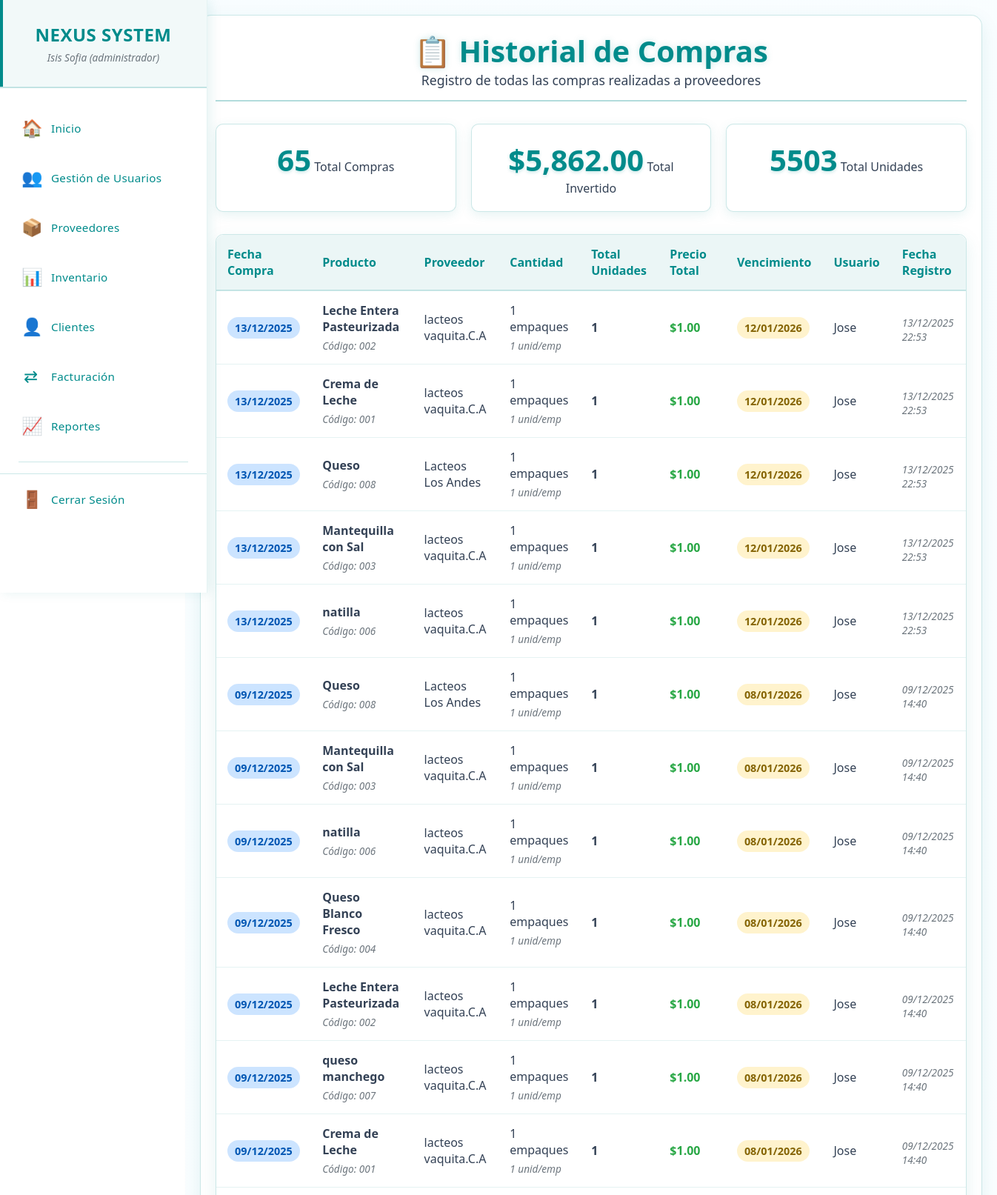
The app's page /historial_compras.php (signed in, upper part) with its own data.
### tables this page shows
CREATE TABLE `historial_compras` (
  `id_historial` int(11) NOT NULL,
  `id_compra` int(11) NOT NULL,
  `id_producto_proveedor` int(11) NOT NULL,
  `cantidad_empaques` int(11) NOT NULL,
  `unidades_empaque` int(11) NOT NULL,
  `total_unidades` int(11) NOT NULL,
  `precio_total` decimal(10,2) NOT NULL,
  `fecha_compra` date NOT NULL,
  `fecha_vencimiento` date NOT NULL,
  `usuario_id` int(11) NOT NULL,
  `fecha_registro` timestamp NOT NULL DEFAULT current_timestamp()
);

CREATE TABLE `productos_proveedor` (
  `id_producto_proveedor` int(11) NOT NULL,
  `codigo_producto` varchar(50) NOT NULL,
  `nombre` varchar(255) NOT NULL,
  `descripcion` text DEFAULT NULL,
  `id_categoria` int(11) NOT NULL,
  `id_subcategoria` int(11) DEFAULT NULL,
  `id_proveedor` int(11) NOT NULL,
  `precio_compra` decimal(10,2) NOT NULL,
  `unidad_medida` varchar(20) DEFAULT 'unidad',
  `fecha_compra` date DEFAULT NULL,
  `es_perecedero` tinyint(1) DEFAULT 0,
  `registro` timestamp NOT NULL DEFAULT current_timestamp(),
  `actualizacion` timestamp NOT NULL DEFAULT current_timestamp() ON UPDATE current_timestamp(),
  `estado` enum('activo','inactivo') DEFAULT 'activo'
);

CREATE TABLE `proveedores` (
  `id_proveedor` int(11) NOT NULL,
  `nombres` varchar(255) NOT NULL,
  `nombre_comercial` varchar(255) NOT NULL,
  `rif` varchar(20) NOT NULL,
  `telefono` varchar(20) DEFAULT NULL,
  `email` varchar(100) DEFAULT NULL,
  `direccion` text DEFAULT NULL,
  `estado` enum('activo','inactivo') DEFAULT 'activo',
  `registro` timestamp NOT NULL DEFAULT current_timestamp(),
  `actualizacion` timestamp NOT NULL DEFAULT current_timestamp() ON UPDATE current_timestamp()
);

CREATE TABLE `usuario` (
  `id_usuario` int(11) NOT NULL,
  `usuario` varchar(50) NOT NULL,
  `nombre` varchar(100) NOT NULL,
  `apellido` varchar(100) NOT NULL,
  `contraseña` varchar(255) NOT NULL,
  `id_rol` int(11) NOT NULL,
  `activo` tinyint(1) DEFAULT 1
);

### historial_compras.php (the view, shortened to what this page needs)
<?php
require_once 'menu.php';
try {
    $sql = "
        SELECT
            hc.*,
            pp.nombre as producto_nombre,
            pp.codigo_producto,
            p.nombre_comercial as proveedor_nombre,
            u.nombre as usuario_nombre
        FROM historial_compras hc
        JOIN productos_proveedor pp ON hc.id_producto_proveedor = pp.id_producto_proveedor
        JOIN proveedores p ON pp.id_proveedor = p.id_proveedor
        JOIN usuario u ON hc.usuario_id = u.id_usuario
        ORDER BY hc.fecha_registro DESC
    ";
    $stmt = $pdo->query($sql);
    $historial = $stmt->fetchAll(PDO::FETCH_ASSOC);
    $total_compras = count($historial);
    $total_invertido = array_sum(array_column($historial, 'precio_total'));
    $total_unidades = array_sum(array_column($historial, 'total_unidades'));
} catch (PDOException $e) {
    die("Error al consultar historial: " . $e->getMessage());
}
?>
<!DOCTYPE html>
<html lang="es">
<head>
    <link rel="stylesheet" href="css/proveedores.css">
</head>
<body>
   <main class="main-content">
        <div class="content-wrapper">
            <div class="container">
                <div class="header">
                    <h1>📋 Historial de Compras</h1>
                    <p>Registro de todas las compras realizadas a proveedores</p>
                </div>
                <div class="stats-container">
                    <div class="stat-card">
                        <span class="stat-number"><?php echo $total_compras; ?></span>
                        <span class="stat-label">Total Compras</span>
                    </div>
                    <div class="stat-card">
                        <span class="stat-number">$<?php echo number_format($total_invertido, 2); ?></span>
                        <span class="stat-label">Total Invertido</span>
                    </div>
                    <div class="stat-card">
                        <span class="stat-number"><?php echo $total_unidades; ?></span>
                        <span class="stat-label">Total Unidades</span>
                    </div>
                </div>
                <?php if ($total_compras > 0): ?>
                    <div class="table-container">
                        <table class="table">
                            <thead>
                                <tr>
                                    <th>Fecha Compra</th>
                                    <th>Producto</th>
                                    <th>Proveedor</th>
                                    <th>Cantidad</th>
                                    <th>Total Unidades</th>
                                    <th>Precio Total</th>
                                    <th>Vencimiento</th>
                                    <th>Usuario</th>
                                    <th>Fecha Registro</th>
                                </tr>
                            </thead>
                            <tbody>
                                <?php foreach ($historial as $row): ?>
                                    <tr>
                                        <td>
                                            <span class="badge badge-info">
                                                <?php echo date('d/m/Y', strtotime($row['fecha_compra'])); ?>
                                            </span>
                                        </td>
                                        <td>
                                            <strong><?php echo htmlspecialchars($row['producto_nombre']); ?></strong><br>
                                            <small>Código: <?php echo $row['codigo_producto']; ?></small>
                                        </td>
                                        <td><?php echo $row['proveedor_nombre']; ?></td>
                                        <td>
                                            <?php echo $row['cantidad_empaques']; ?> empaques<br>
                                            <small><?php echo $row['unidades_empaque']; ?> unid/emp</small>
                                        </td>
                                        <td style="font-weight: bold;">
                                            <?php echo $row['total_unidades']; ?>
                                        </td>
                                        <td style="font-weight: bold; color: #28a745;">
                                            $<?php echo number_format($row['precio_total'], 2); ?>
                                        </td>
                                        <td>
                                            <span class="badge badge-warning">
                                                <?php echo date('d/m/Y', strtotime($row['fecha_vencimiento'])); ?>
                                            </span>
                                        </td>
                                        <td><?php echo $row['usuario_nombre']; ?></td>
                                        <td>
                                            <small><?php echo date('d/m/Y H:i', strtotime($row['fecha_registro'])); ?></small>
                                        </td>
                                    </tr>
                                <?php endforeach; ?>
                            </tbody>
                        </table>
                    </div>
                <?php endif; ?>
            </div>
        </div>
    </main>
</body>
</html>

### css/menu.css (style rules this page uses)
* { margin: 0; padding: 0; box-sizing: border-box; }
body { font-family: 'Segoe UI', Tahoma, Geneva, Verdana, sans-serif; background: #ffffff; color: #334155; overflow-x: hidden; }
.main-content { flex: 1; margin-left: 280px; padding: 30px; background: #ffffff; min-height: 100vh; }

### css/proveedores.css (style rules this page uses)
* { margin: 0; padding: 0; box-sizing: border-box; }
.main-content { margin-left: 250px; min-height: 100vh; padding: 0; background: linear-gradient(135deg, #f8fdff 0%, #ffffff 100%); }
.content-wrapper { padding: 20px; color: #2b3139; width: 100%; }
.container { max-width: 1200px; margin: 0 auto; padding: 20px; background: #ffffff; border-radius: 15px; border: 1px solid rgba(0, 139, 139, 0.2); box-shadow: 0 8px 25px rgba(0, 139, 139, 0.1); }
.header { text-align: center; margin-bottom: 30px; padding-bottom: 15px; border-bottom: 2px solid rgba(0, 139, 139, 0.3); }
.header h1 { color: #008B8B; font-size: 2.5em; text-shadow: 0 0 10px rgba(0, 139, 139, 0.2); }
.header p { color: #334155; font-size: 1.1em; }
.stats-container { display: grid; grid-template-columns: repeat(auto-fit, minmax(200px, 1fr)); gap: 20px; margin-bottom: 30px; }
.stat-card { background: #ffffff; padding: 20px; border-radius: 10px; text-align: center; border: 1px solid rgba(0, 139, 139, 0.2); box-shadow: 0 4px 15px rgba(0, 139, 139, 0.1); transition: all 0.3s ease; }
.stat-number { font-size: 2.5em; font-weight: bold; color: #008B8B; text-shadow: 0 2px 4px rgba(0, 139, 139, 0.2); }
.stat-label { color: #334155; font-size: 1em; }
.table-container { width: 100%; overflow-x: auto; margin-bottom: 20px; border-radius: 10px; border: 1px solid rgba(0, 139, 139, 0.2); box-shadow: 0 8px 25px rgba(0, 139, 139, 0.1); }
.table { min-width: 1000px; width: 100%; background: #ffffff; border-radius: 10px; overflow: hidden; border-collapse: collapse; }
.table th { background: rgba(0, 139, 139, 0.08); color: #008B8B; padding: 15px; text-align: left; font-weight: 600; border-bottom: 2px solid rgba(0, 139, 139, 0.2); }
.table td { padding: 15px; border-bottom: 1px solid rgba(0, 139, 139, 0.1); color: #334155; vertical-align: middle; }
.badge { padding: 5px 10px; border-radius: 15px; font-size: 0.9em; font-weight: bold; display: inline-block; }
.badge-warning { background: rgba(255, 193, 7, 0.2); color: #856404; }
.badge-info { background: rgba(0, 123, 255, 0.2); color: #0056b3; }
small { display: block; margin-top: 5px; color: #6c757d; font-size: 0.85em; font-style: italic; }

### records on screen
historial_compras: fecha_compra "13/12/2025", id_producto_proveedor.nombre "Leche Entera Pasteurizada", id_producto_proveedor.codigo_producto "002", proveedores.nombre_comercial "lacteos vaquita.C.A", cantidad_empaques "1", unidades_empaque "1", total_unidades "1", precio_total "1.00", fecha_vencimiento "12/01/2026", usuario.nombre "Jose", fecha_registro "13/12/2025 22:53"
historial_compras: fecha_compra "13/12/2025", id_producto_proveedor.nombre "Crema de Leche", id_producto_proveedor.codigo_producto "001", proveedores.nombre_comercial "lacteos vaquita.C.A", cantidad_empaques "1", unidades_empaque "1", total_unidades "1", precio_total "1.00", fecha_vencimiento "12/01/2026", usuario.nombre "Jose", fecha_registro "13/12/2025 22:53"
historial_compras: fecha_compra "13/12/2025", id_producto_proveedor.nombre "Queso", id_producto_proveedor.codigo_producto "008", proveedores.nombre_comercial "Lacteos Los Andes", cantidad_empaques "1", unidades_empaque "1", total_unidades "1", precio_total "1.00", fecha_vencimiento "12/01/2026", usuario.nombre "Jose", fecha_registro "13/12/2025 22:53"
historial_compras: fecha_compra "13/12/2025", id_producto_proveedor.nombre "Mantequilla con Sal", id_producto_proveedor.codigo_producto "003", proveedores.nombre_comercial "lacteos vaquita.C.A", cantidad_empaques "1", unidades_empaque "1", total_unidades "1", precio_total "1.00", fecha_vencimiento "12/01/2026", usuario.nombre "Jose", fecha_registro "13/12/2025 22:53"
historial_compras: fecha_compra "13/12/2025", id_producto_proveedor.nombre "natilla", id_producto_proveedor.codigo_producto "006", proveedores.nombre_comercial "lacteos vaquita.C.A", cantidad_empaques "1", unidades_empaque "1", total_unidades "1", precio_total "1.00", fecha_vencimiento "12/01/2026", usuario.nombre "Jose", fecha_registro "13/12/2025 22:53"
historial_compras: fecha_compra "09/12/2025", id_producto_proveedor.nombre "Queso", id_producto_proveedor.codigo_producto "008", proveedores.nombre_comercial "Lacteos Los Andes", cantidad_empaques "1", unidades_empaque "1", total_unidades "1", precio_total "1.00", fecha_vencimiento "08/01/2026", usuario.nombre "Jose", fecha_registro "09/12/2025 14:40"
historial_compras: fecha_compra "09/12/2025", id_producto_proveedor.nombre "Mantequilla con Sal", id_producto_proveedor.codigo_producto "003", proveedores.nombre_comercial "lacteos vaquita.C.A", cantidad_empaques "1", unidades_empaque "1", total_unidades "1", precio_total "1.00", fecha_vencimiento "08/01/2026", usuario.nombre "Jose", fecha_registro "09/12/2025 14:40"
historial_compras: fecha_compra "09/12/2025", id_producto_proveedor.nombre "natilla", id_producto_proveedor.codigo_producto "006", proveedores.nombre_comercial "lacteos vaquita.C.A", cantidad_empaques "1", unidades_empaque "1", total_unidades "1", precio_total "1.00", fecha_vencimiento "08/01/2026", usuario.nombre "Jose", fecha_registro "09/12/2025 14:40"
historial_compras: fecha_compra "09/12/2025", id_producto_proveedor.nombre "Queso Blanco Fresco", id_producto_proveedor.codigo_producto "004", proveedores.nombre_comercial "lacteos vaquita.C.A", cantidad_empaques "1", unidades_empaque "1", total_unidades "1", precio_total "1.00", fecha_vencimiento "08/01/2026", usuario.nombre "Jose", fecha_registro "09/12/2025 14:40"
historial_compras: fecha_compra "09/12/2025", id_producto_proveedor.nombre "Leche Entera Pasteurizada", id_producto_proveedor.codigo_producto "002", proveedores.nombre_comercial "lacteos vaquita.C.A", cantidad_empaques "1", unidades_empaque "1", total_unidades "1", precio_total "1.00", fecha_vencimiento "08/01/2026", usuario.nombre "Jose", fecha_registro "09/12/2025 14:40"
historial_compras: fecha_compra "09/12/2025", id_producto_proveedor.nombre "queso manchego", id_producto_proveedor.codigo_producto "007", proveedores.nombre_comercial "lacteos vaquita.C.A", cantidad_empaques "1", unidades_empaque "1", total_unidades "1", precio_total "1.00", fecha_vencimiento "08/01/2026", usuario.nombre "Jose", fecha_registro "09/12/2025 14:40"
historial_compras: fecha_compra "09/12/2025", id_producto_proveedor.nombre "Crema de Leche", id_producto_proveedor.codigo_producto "001", proveedores.nombre_comercial "lacteos vaquita.C.A", cantidad_empaques "1", unidades_empaque "1", total_unidades "1", precio_total "1.00", fecha_vencimiento "08/01/2026", usuario.nombre "Jose", fecha_registro "09/12/2025 14:40"

### other values on screen
$_SESSION['nombre'] "Isis Sofia"
$_SESSION['rol'] "administrador"
$total_compras "65"
$total_invertido "5,862.00"
$total_unidades "5503"
